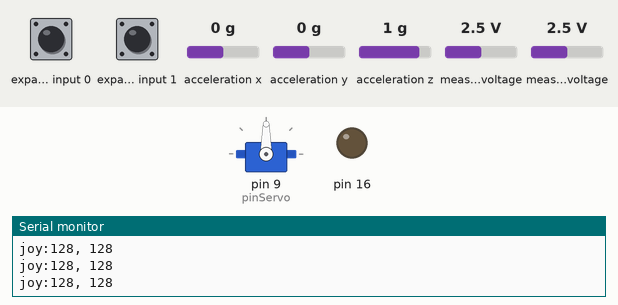
This sketch was run on a simulated Arduino Uno, built with avr-gcc and run on an emulated ATmega328P. Parts: servo, output pins drawn as LEDs (lit = HIGH), the last lines printed to the serial monitor. Wiring (inferred from the names in the program): Wii Nunchuk at I2C address 0x52. The inputs (shaded band) are chosen by the test bench; at power-on: measured voltage 2.5 V, expander input 0 HIGH, expander input 1 HIGH, acceleration x 0 g, acceleration y 0 g, acceleration z 1 g. Pins used as bus, display or sensor lines are not drawn.

Above: at 1.3 s.
1.4 s: measured voltage (sensor 200) set to 0.1 V
At 2.7 s:
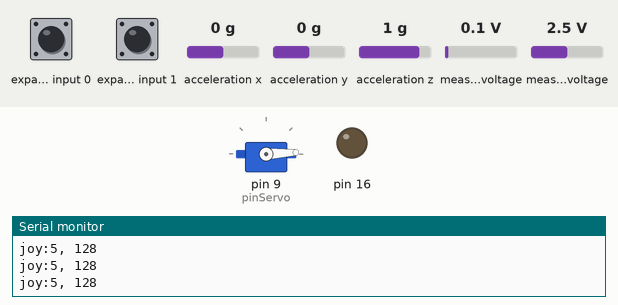
3.0 s: measured voltage (sensor 200) set to 1.2 V
At 3.8 s:
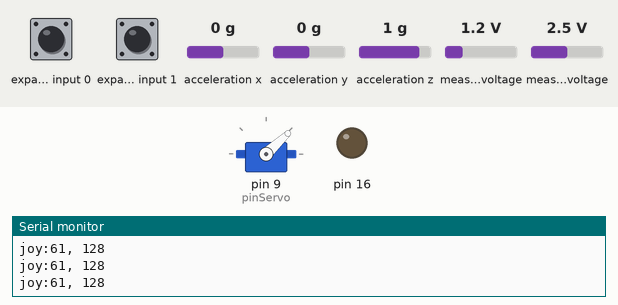
4.6 s: measured voltage (sensor 200) set to 3.8 V
At 5.9 s:
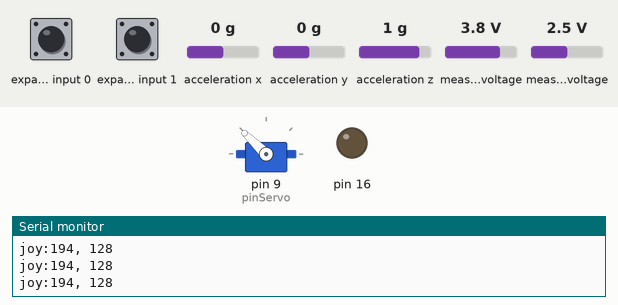
6.2 s: measured voltage (sensor 200) set to 4.9 V
At 6.8 s:
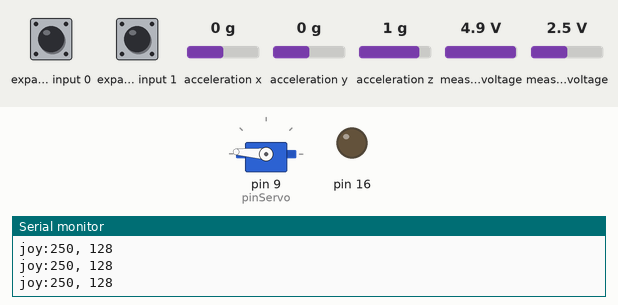
7.8 s: measured voltage (sensor 200) set to 1.9 V
At 8.7 s:
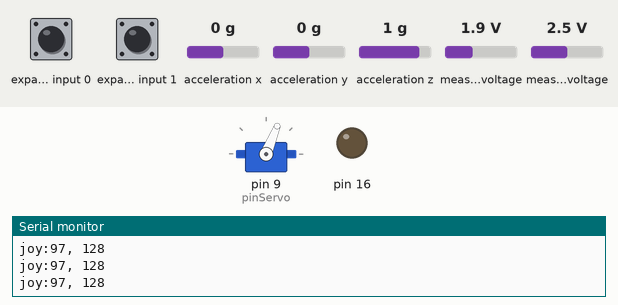
9.4 s: measured voltage (sensor 200) set to 2.5 V
At 10.8 s:
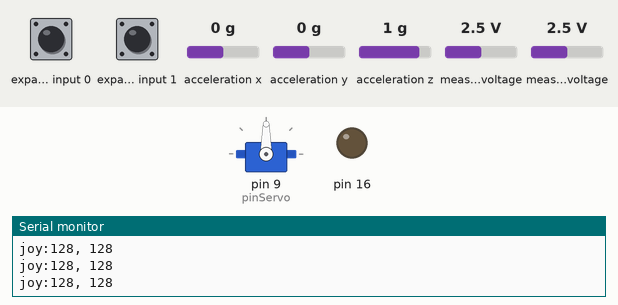
Timing chart, 0 to 12.0 s (numbered marks = the images above; inputs shaded):
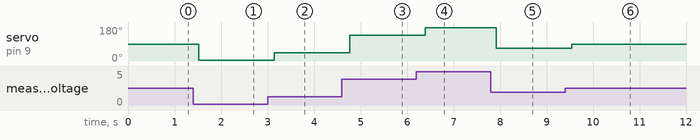

Measured:
- after the input at 1.4 s, servo on pin 9 (pinServo): 90° → 3° after 0.12 s
- after the input at 3.0 s, servo on pin 9 (pinServo): 3° → 43° after 0.14 s
- after the input at 4.6 s, servo on pin 9 (pinServo): 43° → 136° after 0.17 s
- after the input at 6.2 s, servo on pin 9 (pinServo): 136° → 176° after 0.19 s
- after the input at 7.8 s, servo on pin 9 (pinServo): 176° → 68° after 0.12 s
- after the input at 9.4 s, servo on pin 9 (pinServo): 68° → 90° after 0.14 s

The sketch:

Barco.ino
```cpp
// NUNCHUCK
//GND - GND
//VCC - 3V3
//SDA - Pin A4
//SCL - Pin A5


//SERVO
//Naranja - D9
//Marron - GND
//Rojo - 5V

#include "Wiichuck.h"
#include <Wire.h>
#include <Servo.h>

#define pinServo 9
int posicionMotor = 90;

Wiichuck wii;
Servo Motor;

void setup() {
  Serial.begin(9600);
  wii.init();
  wii.calibrate();
  Motor.attach(pinServo);
}
void loop() {
  if (wii.poll()) {
    Serial.print("joy:");
    Serial.print(wii.joyX());
    Serial.print(", ");
    Serial.print(wii.joyY());
    Serial.println("  \t");

    // Serial.print("accle:");
    // Serial.print(wii.accelX());
    // Serial.print(", ");
    // Serial.print(wii.accelY());
    // Serial.print(", ");
    // Serial.print(wii.accelZ());
    // Serial.print("  \t");

    // Serial.print("button:");
    // Serial.print(wii.buttonC());
    // Serial.print(", ");
    // Serial.print(wii.buttonZ());
    // Serial.println("");
    posicionMotor = map(wii.joyX(),0,255,0,180);
    Motor.write(posicionMotor);
  }

}
```

Wiichuck.cpp
```cpp
#if (ARDUINO >= 100)
#include <Arduino.h>
#else
#include <WProgram.h>
#endif

#include "Wiichuck.h"
#include <Wire.h>

void Wiichuck::init(int powerPin, int groundPin) {
	// Set the output pins to VCC and GND
	if(powerPin > 0) {
	  pinMode(powerPin, OUTPUT);
	  digitalWrite(powerPin, HIGH);
	}

	if(groundPin > 0) {
	  pinMode(groundPin, OUTPUT);
	  digitalWrite(groundPin, LOW);
	}

	delay(100);

	Wire.begin();
	Wire.beginTransmission(Address);
#if (ARDUINO >= 100)
	Wire.write(0x40);
	Wire.write(0x00);
#else
	Wire.send(0x40);
	Wire.send(0x00);
#endif
	Wire.endTransmission();

	// Set default calibration
	calib.joyX = calib.joyY = 128;
	calib.accelX = calib.accelY = calib.accelZ = 125; // accel and lsb together == 500.
	calib.lsbX = calib.lsbY = calib.lsbZ = 0;
}

uint8_t Wiichuck::poll() {
	Wire.requestFrom(Address, 6);// request data from nunchuck

	int bytes = 0;
	while(Wire.available() && bytes < 6) {
		// receive uint8_t as an integer
#if (ARDUINO >= 100)
		data.buffer[bytes++] = decode(Wire.read());
#else
		data.buffer[bytes++] = decode(Wire.receive());
#endif
	}

	// send request for next data payload
	Wire.beginTransmission(Address);
#if (ARDUINO >= 100)
	Wire.write(0x00);
#else
	Wire.send(0x00);
#endif
	Wire.endTransmission();

	delay(100);
	return bytes >= 5;
}

void Wiichuck::calibrate() {
	calib.joyX = data.parsed.joyX;
	calib.joyY = data.parsed.joyY;
	calib.accelX = data.parsed.accelX;
	calib.accelY = data.parsed.accelY;
	calib.accelZ = data.parsed.accelZ;
	calib.lsbX = data.parsed.lsbX;
	calib.lsbY = data.parsed.lsbY;
	calib.lsbZ = data.parsed.lsbZ;
}
```

Wiichuck.h
```cpp
/*
 * Wiichuck library -- Talk to a Wii Nunchuck
 * Based off code from:
 * 2007 Tod E. Kurt, http://todbot.com/blog/
 * The Wii Nunchuck reading code originally from Windmeadow Labs
 *   http://www.windmeadow.com/node/42
 */

#ifndef _Wiichuck_h_
#define _Wiichuck_h_

#include <inttypes.h>
#include <Wire.h>

typedef struct {
	uint8_t joyX;
  uint8_t joyY;
  uint8_t accelX;
  uint8_t accelY;
  uint8_t accelZ;
  uint8_t buttonZ : 1;
  uint8_t buttonC : 1;
  uint8_t lsbX : 2;
  uint8_t lsbY : 2;
  uint8_t lsbZ : 2;
} WiichuckData;

class Wiichuck {
  private:
    static const int Address = 0x52;

    // Wiichuck "encodes" data in some silly way.
    static inline uint8_t decode(uint8_t b) { return (b ^ 0x17) + 0x17; }

    // This is the retrieved data, it can be
    // accessed either as an array of uint8_ts,
    // or parsed out as a struct.
    union {
      uint8_t buffer[6];
      WiichuckData parsed;
    } data;

		WiichuckData calib;

  public:
    // Set powerPin and groundPin to 0 if you've plugged
    // them into VCC and GND
    void init(int powerPin = 17, int groundPin = 16);

    // Requests data from the nunchuck
    uint8_t poll();

    // Sets the zero values to whatever is currently being read.
    void calibrate();

    inline int joyX() { return (int)data.parsed.joyX - calib.joyX; }
    inline int joyY() { return (int)data.parsed.joyY - calib.joyY; }

    inline int accelX() { return (int)((data.parsed.accelX << 2) | data.parsed.lsbX) - ((calib.accelX << 2) | calib.lsbX); }
    inline int accelY() { return (int)((data.parsed.accelY << 2) | data.parsed.lsbY) - ((calib.accelY << 2) | calib.lsbY); }
    inline int accelZ() { return (int)((data.parsed.accelZ << 2) | data.parsed.lsbZ) - ((calib.accelZ << 2) | calib.lsbZ); }

    inline uint8_t buttonZ() { return !data.parsed.buttonZ; }
    inline uint8_t buttonC() { return !data.parsed.buttonC; }
};

#endif
```
